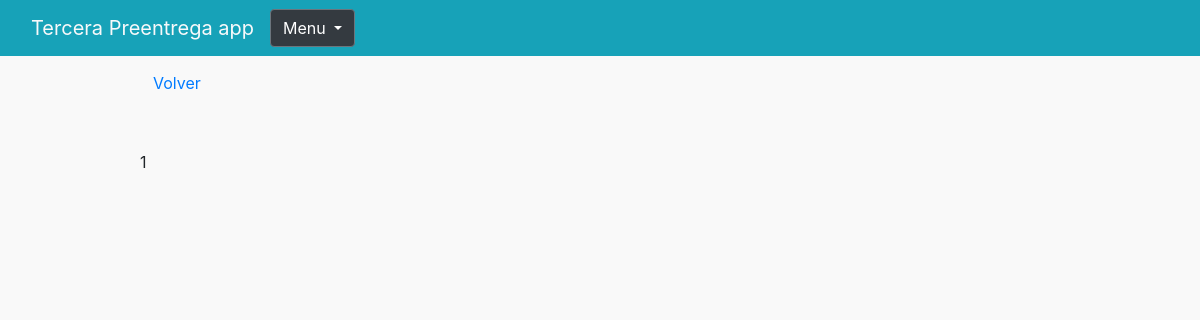
The page /tablaAlumnos on the database as committed earlier.
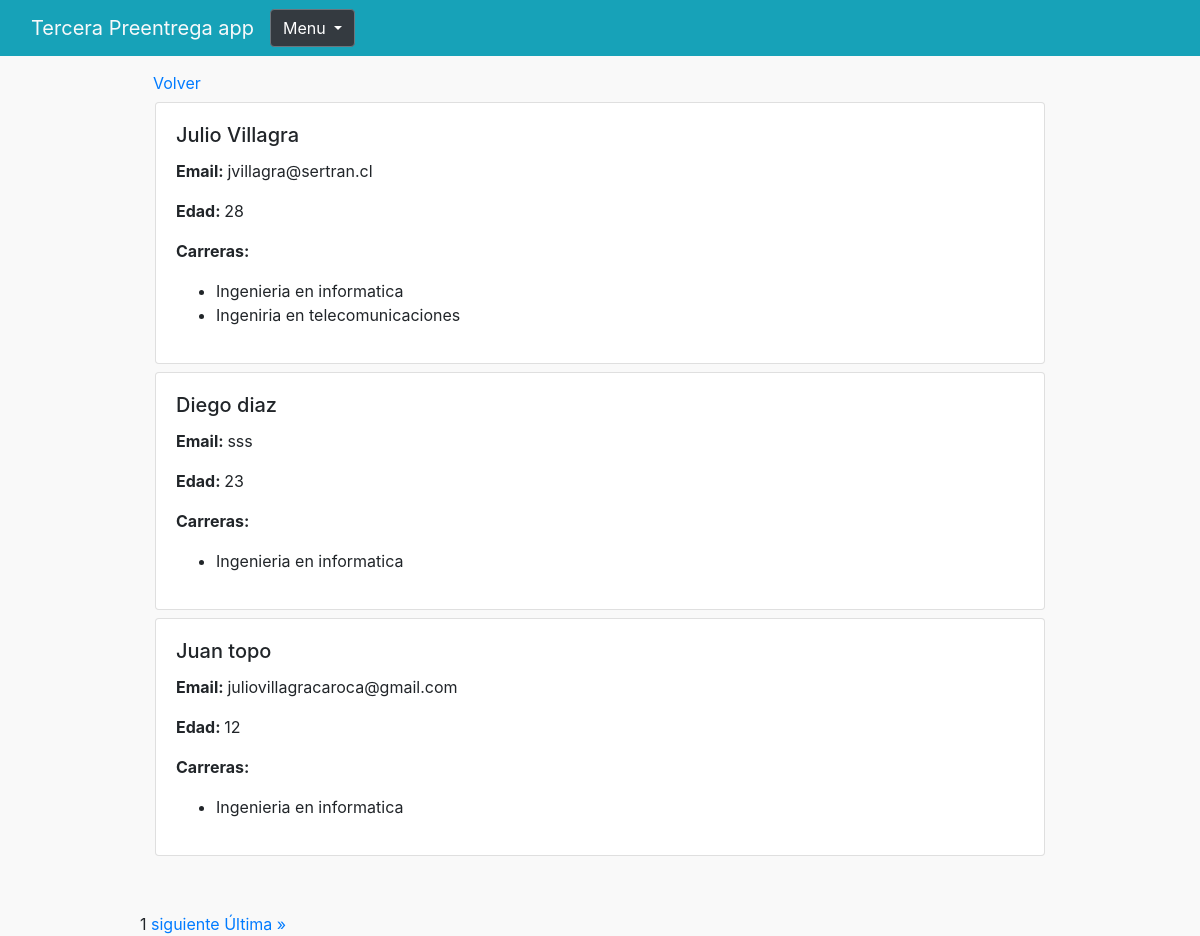
The same page on the database as committed later.
### terceraEntrega/models.py (models this page shows, shortened)
class Alumno(models.Model):
    nombre = models.CharField(max_length=50)
    apellido = models.CharField(max_length=50)
    edad = models.IntegerField()
    email = models.CharField(max_length=50)

class Carrera(models.Model):
    nombre = models.CharField(max_length=1000)

### terceraEntrega/views.py (the view)
# urls.py: path('tablaAlumnos', views.tablaAlumnos, name="TablaAlumnos"),
def tablaAlumnos(request):
    alumnos = Alumno.objects.all()
    paginator = Paginator(alumnos, 3)
    page = request.GET.get('page')
    try:
        alumnos_page = paginator.get_page(page)
    except PageNotAnInteger:
        alumnos_page = paginator.get_page(1)
    except EmptyPage:
        alumnos_page = paginator.get_page(paginator.num_pages)
    for alumno in alumnos_page:
        try:
            alumno_carreras = AlumnoCarrera.objects.filter(alumno=alumno)
            alumno.carreras_asociadas = [ac.carrera for ac in alumno_carreras]
        except AlumnoCarrera.DoesNotExist:
            alumno.carreras_asociadas = []
    return render(request, 'tablaAlumnos.html', {'alumnos_page': alumnos_page})

### terceraEntrega/templates/tablaAlumnos.html (shortened to what this page needs)
{% extends "base.html" %}
{% load static %}
{% block content %}
<div class="container">
    <div class="row mt-2">
        <a class="btn btn-link" href="{% url 'Home' %}">Volver</a>
    </div>
</div>
<div class="container mb-5">
    <div class="row justify-content-center">
        {% for c in alumnos_page %}
        <div class="col-12 mb-2">
            <div class="card pt-8" style="width: 100%;">
                <div class="card-body">
                  <h5 class="card-title">{{ c.nombre }} {{ c.apellido }}</h5>
                  <p class="card-text"><b>Email: </b>{{ c.email }}</p>
                  <p class="card-text"><b>Edad: </b>{{ c.edad }}</p>
                  {% if c.carreras_asociadas %}
                    <p class="card-text"><b>Carreras:</b></p>
                    <ul>
                        {% for carrera in c.carreras_asociadas %}
                        <li>{{ carrera.nombre }}</li>
                        {% endfor %}
                    </ul>
                    {% else %}
                    <p class="card-text"><b>Carreras:</b> No tiene carreras asociadas</p>
                    {% endif %}
                </div>
            </div>
        </div>
        {% endfor %}
    </div>
</div>
<div class="pagination">
    <span class="step-links">
        <span class="current-page">{{ alumnos_page.number }}</span>
        {% if alumnos_page.has_next %}
            <a href="?page={{ alumnos_page.next_page_number }}"> siguiente </a>
            <a href="?page={{ alumnos_page.paginator.num_pages }}"> Última &raquo; </a>
        {% endif %}
    </span>
</div>
{% endblock content %}

### terceraEntrega/templates/base.html (shortened to what this page needs)
<!DOCTYPE html>
<html lang="es">
<head>
    {% load bootstrap4 %}
    {% bootstrap_css %}
    {% load static %}
    <link rel="stylesheet" href="{% static 'css/bootstrap.min.css' %}">
</head>
<body class="bg-base">
    <nav class="navbar navbar-expand-lg bg-body-tertiary bg-info" data-bs-theme="dark">
        <div class="container-fluid">
            <a class="navbar-brand text-light" href="{% url 'Home' %}">Tercera Preentrega app</a>
            <div class="collapse navbar-collapse" id="navbarNav">
                <div class="dropdown">
                    <button class="btn btn-secondary dropdown-toggle bg-dark" type="button" id="dropdownMenuButton" data-toggle="dropdown" aria-haspopup="true" aria-expanded="false">
                      Menu
                    </button>
                  </div>
            </div>
        </div>
    </nav>
    <div class="container">
        <div class="row">
          <div class="col-1">
          </div>
          <div class="col-10">
            {% block content %}
            {% endblock content %}
          </div>
          <div class="col-1">
          </div>
        </div>
    </div>
</body>
</html>

### terceraEntrega/templates/base.html (style rules this page uses)
.bg-base { background-color: #F9F9F9; }

Rows that differ between the two databases and show on the page:
added Alumno: nombre "Julio", apellido "Villagra", email "jvillagra@sertran.cl", edad "28"
added Carrera: nombre "Ingenieria en informatica"
added Carrera: nombre "Ingeniria en telecomunicaciones", shown under "Julio"
added Alumno: nombre "Diego", apellido "diaz", email "sss", edad "23"
added Alumno: nombre "Juan", apellido "topo", email "juliovillagracaroca@gmail.com", edad "12"
Other text that changed with them:
text now shown: "siguiente Última »"
